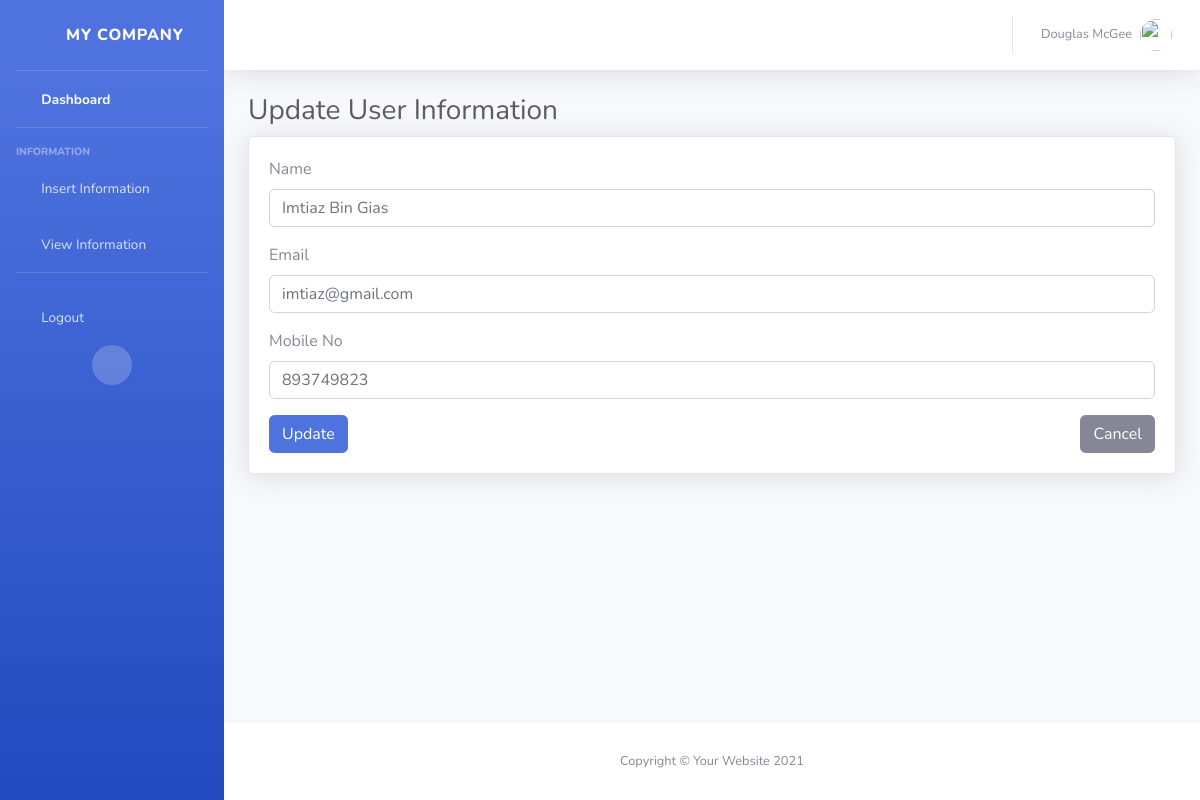
Screenshot of /update-user/6/ (signed in) with the database file from the repository.
### myapp/models.py (models this page shows, shortened)
class UserData(models.Model):
    name = models.CharField(max_length=100)
    email = models.EmailField()
    mobile_no = models.CharField(max_length=15)

### myapp/views.py (the view, shortened to what this page needs)
# urls.py: path('update-user/<int:user_id>/', views.update_user, name='update_user'),
@login_required
def update_user(request, user_id):
    user = get_object_or_404(UserData, id=user_id)
    return render(request, 'update_user.html', {'user': user})

### templates/update_user.html (shortened to what this page needs)
{% extends 'base.html' %}
{% block content %}
    <h1 class="h3 mb-2 text-gray-800">Update User Information</h1>
    <div class="card shadow mb-4">
        <div class="card-body">
            <form method="post">
                <div class="form-group">
                    <label for="name">Name</label>
                    <input type="text" class="form-control" id="name" name="name" value="{{ user.name }}">
                </div>
                <div class="form-group">
                    <label for="email">Email</label>
                    <input type="email" class="form-control" id="email" name="email" value="{{ user.email }}">
                </div>
                <div class="form-group">
                    <label for="mobile_no">Mobile No</label>
                    <input type="text" class="form-control" id="mobile_no" name="mobile_no" value="{{ user.mobile_no }}">
                </div>
                <div class="row">
                    <div class="col-md-6">
                        <input type="submit" value="Update" class="btn btn-primary">
                    </div>
                    <div class="col-md-6 text-right">
                        <a href="{% url 'view-info' %}" class="btn btn-secondary">Cancel</a>
                    </div>
                </div>
            </form>
        </div>
    </div>
{% endblock %}

### rows the page displays
UserData: name "Imtiaz Bin Gias", email "imtiaz@gmail.com", mobile_no "893749823"
